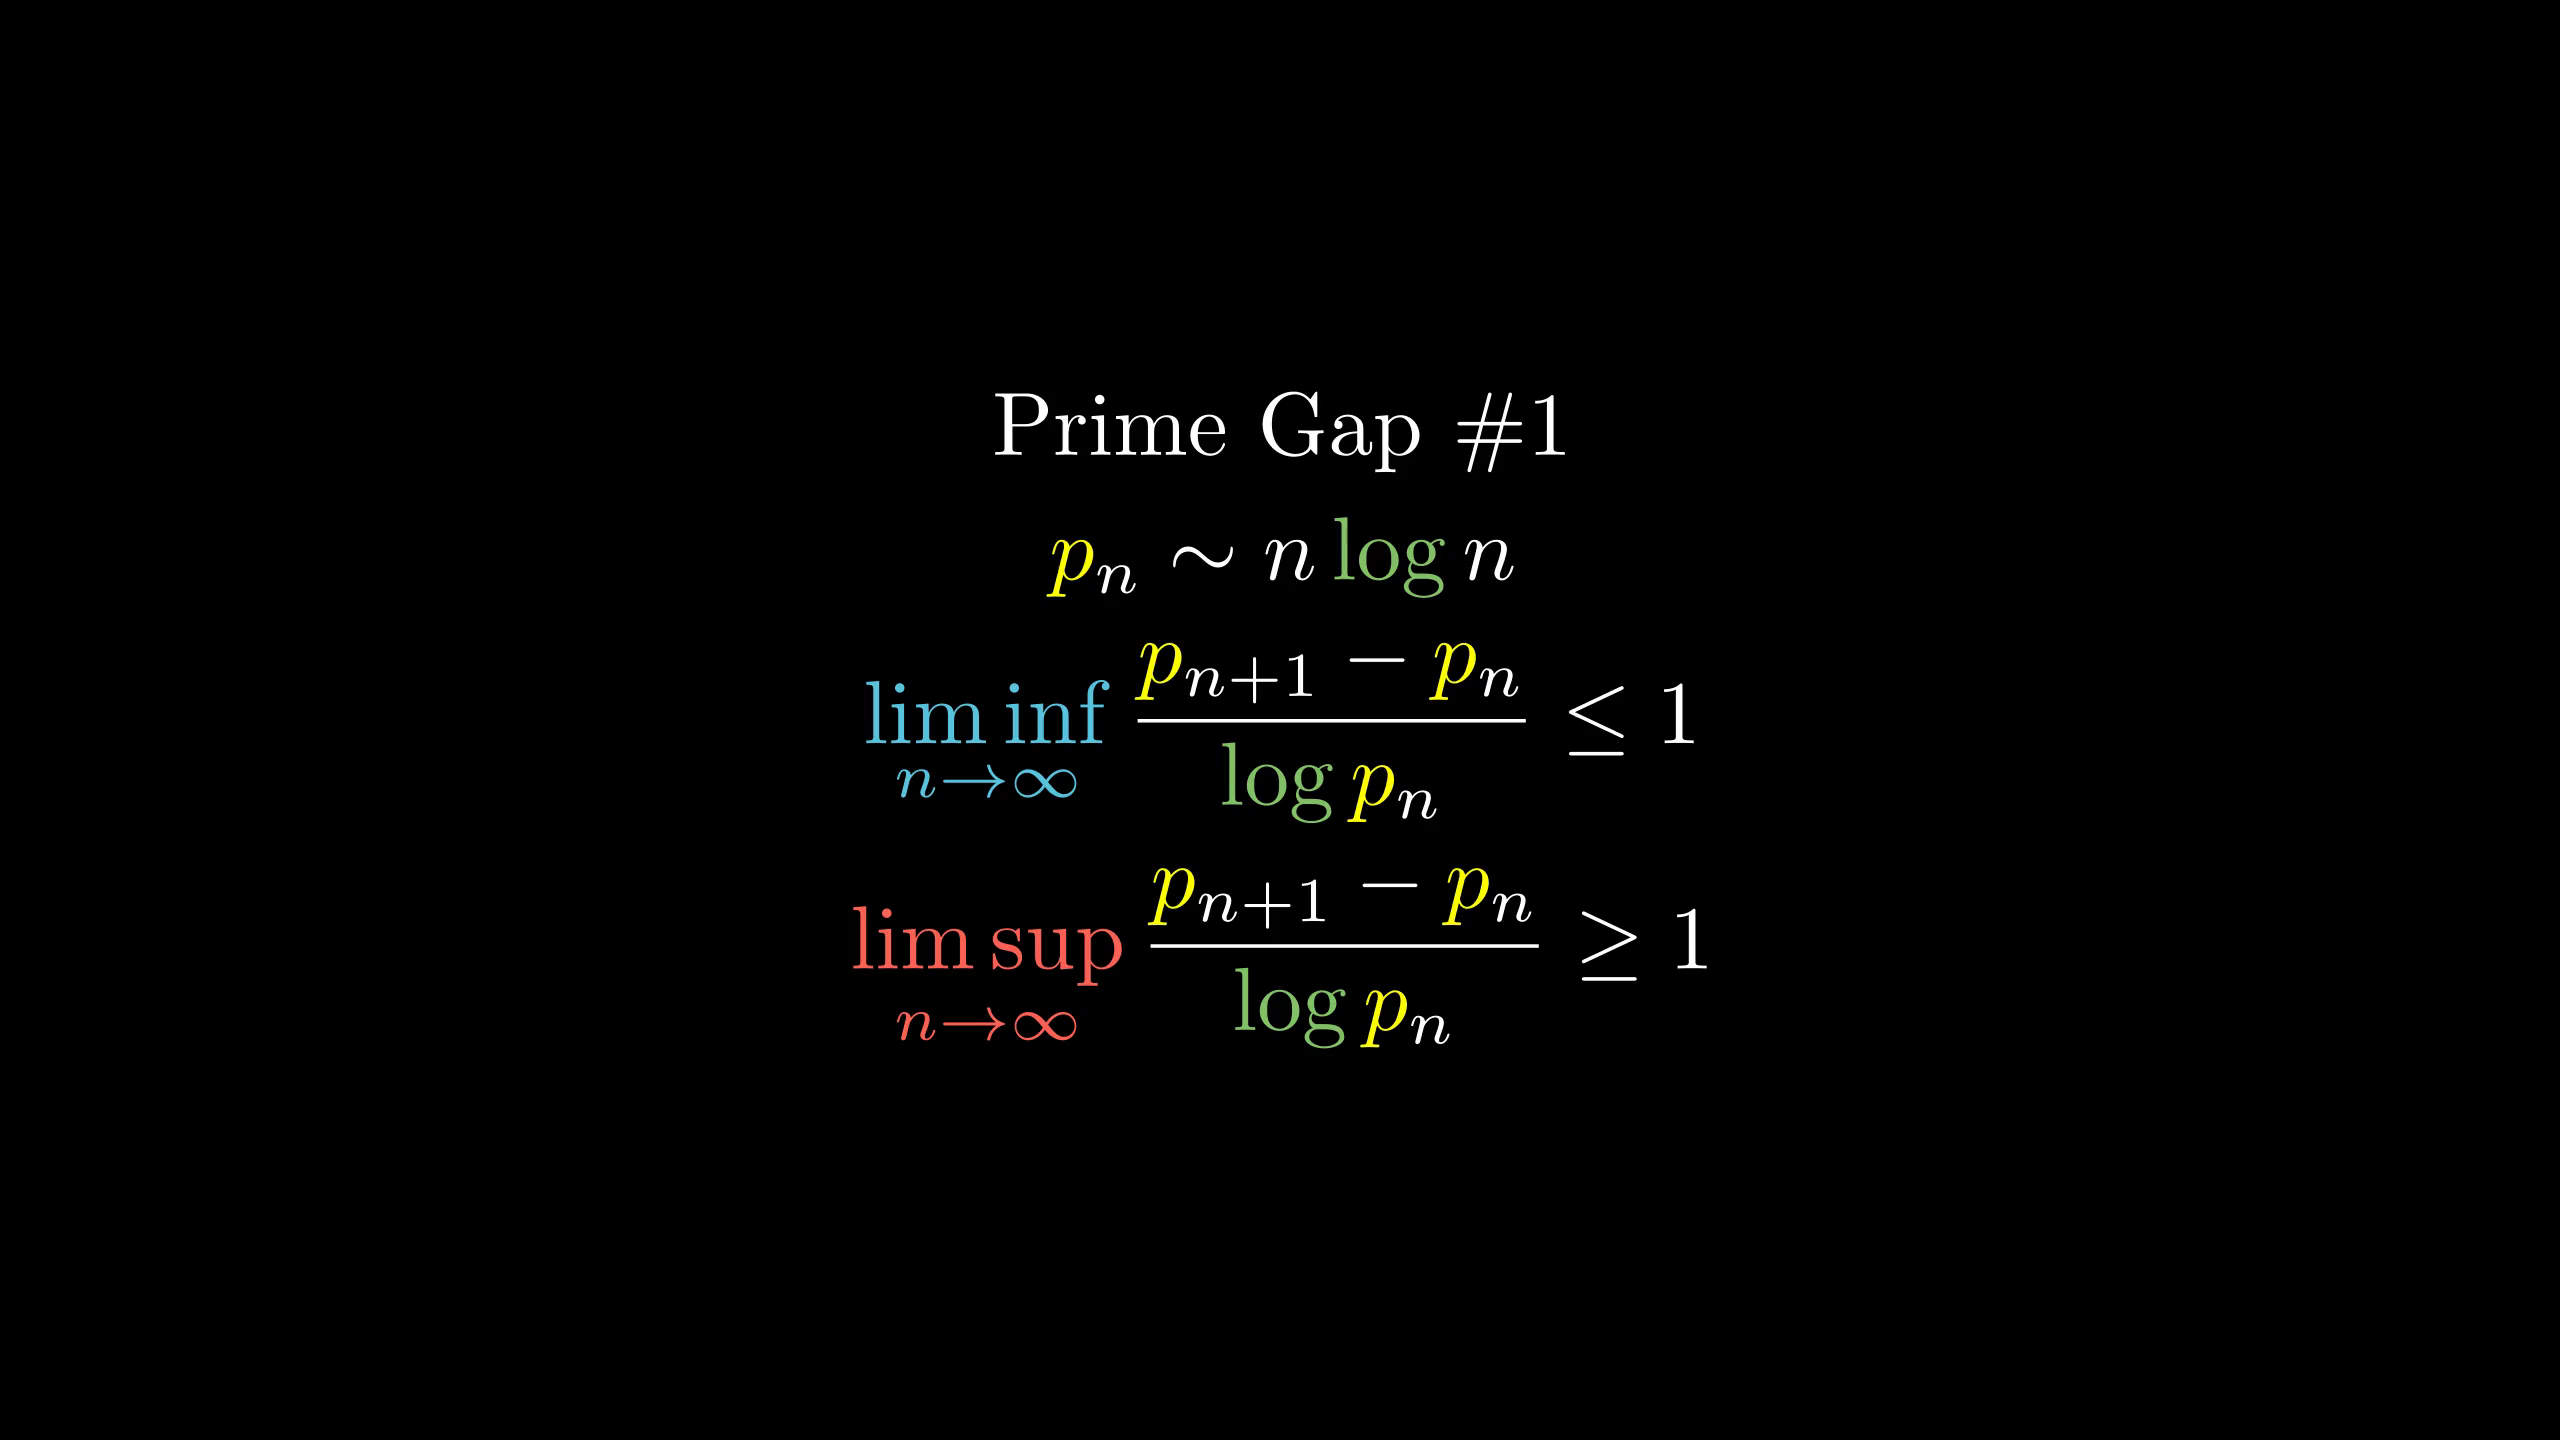

Generate this figure with Python:
from manimlib.imports import *

class FooScene(Scene):
    def construct(self):
        tit=TextMobject("Prime Gap \#1")
        eqn=TexMobject(r"p_n\sim n\log n",tex_to_color_map={r"\log":GREEN,"p":YELLOW})
        eqn2=TexMobject(r"\liminf_{n\to\infty}{p_{n+1}-p_n\over\log p_n}\le1",
                tex_to_color_map={r"\liminf_{n\to\infty}":BLUE,r"\log":GREEN,"p":YELLOW})
        eqn3=TexMobject(r"\limsup_{n\to\infty}{{p}_{n+1}-{p}_n\over\log{p}_n}\ge1",
                tex_to_color_map={r"\limsup_{n\to\infty}":RED,r"\log":GREEN,"{p}":YELLOW})
        self.add(VGroup(tit,eqn,eqn2,eqn3).arrange(DOWN))
        self.wait()
